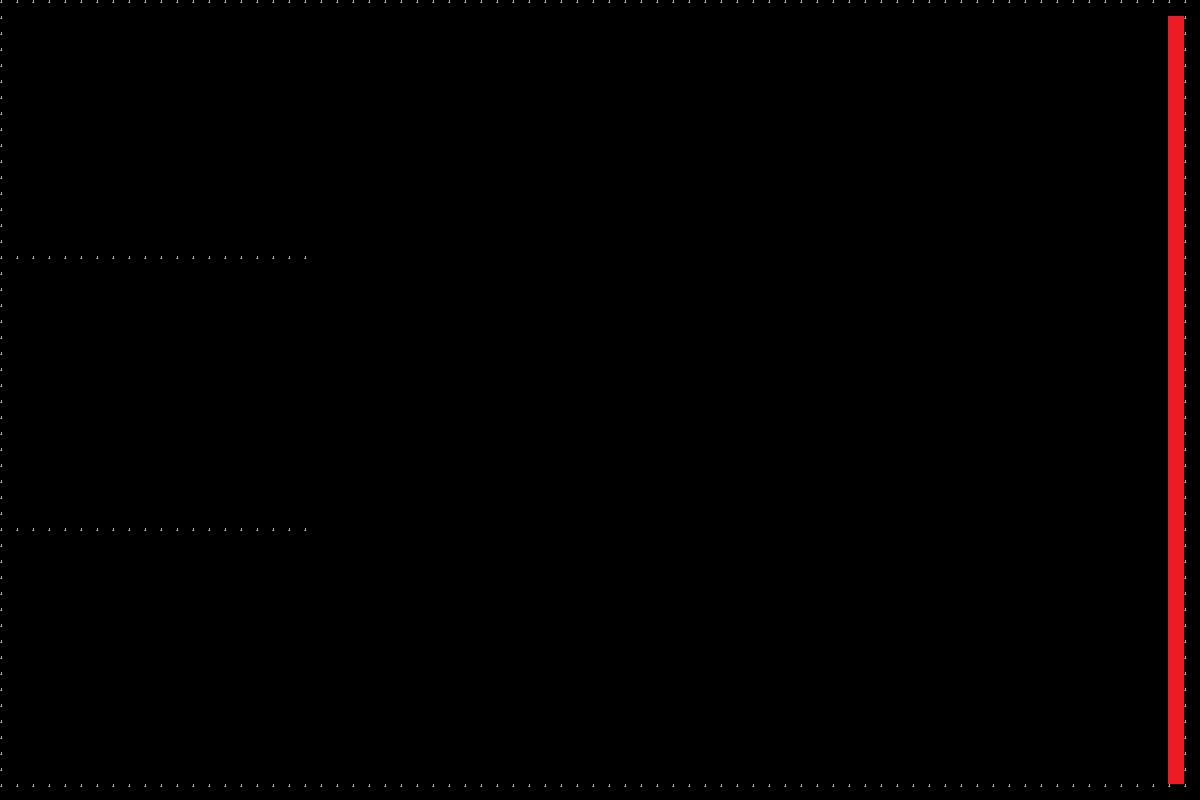

Rendered tile map (Tiled .tmx) drawn with the repository's tilesets; below, a short description and the full map source, tile grids included:
An orthogonal 75x50 tile map with 16x16 px tiles, 1 tile layer (Tile Layer 1).

<map version="1.10" tiledversion="1.12.2" orientation="orthogonal" renderorder="right-down" width="75" height="50" tilewidth="16" tileheight="16" infinite="0" nextlayerid="3" nextobjectid="2">
 <tileset firstgid="1" source="place_holder_tileset.tsx" />
 <layer id="1" name="Tile Layer 1" width="75" height="50">
  <data encoding="csv">
1,1,1,1,1,1,1,1,1,1,1,1,1,1,1,1,1,1,1,1,1,1,1,1,1,1,1,1,1,1,1,1,1,1,1,1,1,1,1,1,1,1,1,1,1,1,1,1,1,1,1,1,1,1,1,1,1,1,1,1,1,1,1,1,1,1,1,1,1,1,1,1,1,1,1,
1,0,0,0,0,0,0,0,0,0,0,0,0,0,0,0,0,0,0,0,0,0,0,0,0,0,0,0,0,0,0,0,0,0,0,0,0,0,0,0,0,0,0,0,0,0,0,0,0,0,0,0,0,0,0,0,0,0,0,0,0,0,0,0,0,0,0,0,0,0,0,0,0,7,1,
1,0,0,0,0,0,0,0,0,0,0,0,0,0,0,0,0,0,0,0,0,0,0,0,0,0,0,0,0,0,0,0,0,0,0,0,0,0,0,0,0,0,0,0,0,0,0,0,0,0,0,0,0,0,0,0,0,0,0,0,0,0,0,0,0,0,0,0,0,0,0,0,0,7,1,
1,0,0,0,0,0,0,0,0,0,0,0,0,0,0,0,0,0,0,0,0,0,0,0,0,0,0,0,0,0,0,0,0,0,0,0,0,0,0,0,0,0,0,0,0,0,0,0,0,0,0,0,0,0,0,0,0,0,0,0,0,0,0,0,0,0,0,0,0,0,0,0,0,7,1,
1,0,0,0,0,0,0,0,0,0,0,0,0,0,0,0,0,0,0,0,0,0,0,0,0,0,0,0,0,0,0,0,0,0,0,0,0,0,0,0,0,0,0,0,0,0,0,0,0,0,0,0,0,0,0,0,0,0,0,0,0,0,0,0,0,0,0,0,0,0,0,0,0,7,1,
1,0,0,0,0,0,0,0,0,0,0,0,0,0,0,0,0,0,0,0,0,0,0,0,0,0,0,0,0,0,0,0,0,0,0,0,0,0,0,0,0,0,0,0,0,0,0,0,0,0,0,0,0,0,0,0,0,0,0,0,0,0,0,0,0,0,0,0,0,0,0,0,0,7,1,
1,0,0,0,0,0,0,0,0,0,0,0,0,0,0,0,0,0,0,0,0,0,0,0,0,0,0,0,0,0,0,0,0,0,0,0,0,0,0,0,0,0,0,0,0,0,0,0,0,0,0,0,0,0,0,0,0,0,0,0,0,0,0,0,0,0,0,0,0,0,0,0,0,7,1,
1,0,0,0,0,0,0,0,0,0,0,0,0,0,0,0,0,0,0,0,0,0,0,0,0,0,0,0,0,0,0,0,0,0,0,0,0,0,0,0,0,0,0,0,0,0,0,0,0,0,0,0,0,0,0,0,0,0,0,0,0,0,0,0,0,0,0,0,0,0,0,0,0,7,1,
1,0,0,0,0,0,0,0,0,0,0,0,0,0,0,0,0,0,0,0,0,0,0,0,0,0,0,0,0,0,0,0,0,0,0,0,0,0,0,0,0,0,0,0,0,0,0,0,0,0,0,0,0,0,0,0,0,0,0,0,0,0,0,0,0,0,0,0,0,0,0,0,0,7,1,
1,0,0,0,0,0,0,0,0,0,0,0,0,0,0,0,0,0,0,0,0,0,0,0,0,0,0,0,0,0,0,0,0,0,0,0,0,0,0,0,0,0,0,0,0,0,0,0,0,0,0,0,0,0,0,0,0,0,0,0,0,0,0,0,0,0,0,0,0,0,0,0,0,7,1,
1,0,0,0,0,0,0,0,0,0,0,0,0,0,0,0,0,0,0,0,0,0,0,0,0,0,0,0,0,0,0,0,0,0,0,0,0,0,0,0,0,0,0,0,0,0,0,0,0,0,0,0,0,0,0,0,0,0,0,0,0,0,0,0,0,0,0,0,0,0,0,0,0,7,1,
1,0,0,0,0,0,0,0,0,0,0,0,0,0,0,0,0,0,0,0,0,0,0,0,0,0,0,0,0,0,0,0,0,0,0,0,0,0,0,0,0,0,0,0,0,0,0,0,0,0,0,0,0,0,0,0,0,0,0,0,0,0,0,0,0,0,0,0,0,0,0,0,0,7,1,
1,0,0,0,0,0,0,0,0,0,0,0,0,0,0,0,0,0,0,0,0,0,0,0,0,0,0,0,0,0,0,0,0,0,0,0,0,0,0,0,0,0,0,0,0,0,0,0,0,0,0,0,0,0,0,0,0,0,0,0,0,0,0,0,0,0,0,0,0,0,0,0,0,7,1,
1,0,0,0,0,0,0,0,0,0,0,0,0,0,0,0,0,0,0,0,0,0,0,0,0,0,0,0,0,0,0,0,0,0,0,0,0,0,0,0,0,0,0,0,0,0,0,0,0,0,0,0,0,0,0,0,0,0,0,0,0,0,0,0,0,0,0,0,0,0,0,0,0,7,1,
1,0,0,0,0,0,0,0,0,0,0,0,0,0,0,0,0,0,0,0,0,0,0,0,0,0,0,0,0,0,0,0,0,0,0,0,0,0,0,0,0,0,0,0,0,0,0,0,0,0,0,0,0,0,0,0,0,0,0,0,0,0,0,0,0,0,0,0,0,0,0,0,0,7,1,
1,0,0,0,0,0,0,0,0,0,0,0,0,0,0,0,0,0,0,0,0,0,0,0,0,0,0,0,0,0,0,0,0,0,0,0,0,0,0,0,0,0,0,0,0,0,0,0,0,0,0,0,0,0,0,0,0,0,0,0,0,0,0,0,0,0,0,0,0,0,0,0,0,7,1,
1,1,1,1,1,1,1,1,1,1,1,1,1,1,1,1,1,1,1,1,0,0,0,0,0,0,0,0,0,0,0,0,0,0,0,0,0,0,0,0,0,0,0,0,0,0,0,0,0,0,0,0,0,0,0,0,0,0,0,0,0,0,0,0,0,0,0,0,0,0,0,0,0,7,1,
1,0,0,0,0,0,0,0,0,0,0,0,0,0,0,0,0,0,0,0,0,0,0,0,0,0,0,0,0,0,0,0,0,0,0,0,0,0,0,0,0,0,0,0,0,0,0,0,0,0,0,0,0,0,0,0,0,0,0,0,0,0,0,0,0,0,0,0,0,0,0,0,0,7,1,
1,0,0,0,0,0,0,0,0,0,0,0,0,0,0,0,0,0,0,0,0,0,0,0,0,0,0,0,0,0,0,0,0,0,0,0,0,0,0,0,0,0,0,0,0,0,0,0,0,0,0,0,0,0,0,0,0,0,0,0,0,0,0,0,0,0,0,0,0,0,0,0,0,7,1,
1,0,0,0,0,0,0,0,0,0,0,0,0,0,0,0,0,0,0,0,0,0,0,0,0,0,0,0,0,0,0,0,0,0,0,0,0,0,0,0,0,0,0,0,0,0,0,0,0,0,0,0,0,0,0,0,0,0,0,0,0,0,0,0,0,0,0,0,0,0,0,0,0,7,1,
1,0,0,0,0,0,0,0,0,0,0,0,0,0,0,0,0,0,0,0,0,0,0,0,0,0,0,0,0,0,0,0,0,0,0,0,0,0,0,0,0,0,0,0,0,0,0,0,0,0,0,0,0,0,0,0,0,0,0,0,0,0,0,0,0,0,0,0,0,0,0,0,0,7,1,
1,0,0,0,0,0,0,0,0,0,0,0,0,0,0,0,0,0,0,0,0,0,0,0,0,0,0,0,0,0,0,0,0,0,0,0,0,0,0,0,0,0,0,0,0,0,0,0,0,0,0,0,0,0,0,0,0,0,0,0,0,0,0,0,0,0,0,0,0,0,0,0,0,7,1,
1,0,0,0,0,0,0,0,0,0,0,0,0,0,0,0,0,0,0,0,0,0,0,0,0,0,0,0,0,0,0,0,0,0,0,0,0,0,0,0,0,0,0,0,0,0,0,0,0,0,0,0,0,0,0,0,0,0,0,0,0,0,0,0,0,0,0,0,0,0,0,0,0,7,1,
1,0,0,0,0,0,0,0,0,0,0,0,0,0,0,0,0,0,0,0,0,0,0,0,0,0,0,0,0,0,0,0,0,0,0,0,0,0,0,0,0,0,0,0,0,0,0,0,0,0,0,0,0,0,0,0,0,0,0,0,0,0,0,0,0,0,0,0,0,0,0,0,0,7,1,
1,0,0,0,0,0,0,0,0,0,0,0,0,0,0,0,0,0,0,0,0,0,0,0,0,0,0,0,0,0,0,0,0,0,0,0,0,0,0,0,0,0,0,0,0,0,0,0,0,0,0,0,0,0,0,0,0,0,0,0,0,0,0,0,0,0,0,0,0,0,0,0,0,7,1,
1,0,0,0,0,0,0,0,0,0,0,0,0,0,0,0,0,0,0,0,0,0,0,0,0,0,0,0,0,0,0,0,0,0,0,0,0,0,0,0,0,0,0,0,0,0,0,0,0,0,0,0,0,0,0,0,0,0,0,0,0,0,0,0,0,0,0,0,0,0,0,0,0,7,1,
1,0,0,0,0,0,0,0,0,0,0,0,0,0,0,0,0,0,0,0,0,0,0,0,0,0,0,0,0,0,0,0,0,0,0,0,0,0,0,0,0,0,0,0,0,0,0,0,0,0,0,0,0,0,0,0,0,0,0,0,0,0,0,0,0,0,0,0,0,0,0,0,0,7,1,
1,0,0,0,0,0,0,0,0,0,0,0,0,0,0,0,0,0,0,0,0,0,0,0,0,0,0,0,0,0,0,0,0,0,0,0,0,0,0,0,0,0,0,0,0,0,0,0,0,0,0,0,0,0,0,0,0,0,0,0,0,0,0,0,0,0,0,0,0,0,0,0,0,7,1,
1,0,0,0,0,0,0,0,0,0,0,0,0,0,0,0,0,0,0,0,0,0,0,0,0,0,0,0,0,0,0,0,0,0,0,0,0,0,0,0,0,0,0,0,0,0,0,0,0,0,0,0,0,0,0,0,0,0,0,0,0,0,0,0,0,0,0,0,0,0,0,0,0,7,1,
1,0,0,0,0,0,0,0,0,0,0,0,0,0,0,0,0,0,0,0,0,0,0,0,0,0,0,0,0,0,0,0,0,0,0,0,0,0,0,0,0,0,0,0,0,0,0,0,0,0,0,0,0,0,0,0,0,0,0,0,0,0,0,0,0,0,0,0,0,0,0,0,0,7,1,
1,0,0,0,0,0,0,0,0,0,0,0,0,0,0,0,0,0,0,0,0,0,0,0,0,0,0,0,0,0,0,0,0,0,0,0,0,0,0,0,0,0,0,0,0,0,0,0,0,0,0,0,0,0,0,0,0,0,0,0,0,0,0,0,0,0,0,0,0,0,0,0,0,7,1,
1,0,0,0,0,0,0,0,0,0,0,0,0,0,0,0,0,0,0,0,0,0,0,0,0,0,0,0,0,0,0,0,0,0,0,0,0,0,0,0,0,0,0,0,0,0,0,0,0,0,0,0,0,0,0,0,0,0,0,0,0,0,0,0,0,0,0,0,0,0,0,0,0,7,1,
1,0,0,0,0,0,0,0,0,0,0,0,0,0,0,0,0,0,0,0,0,0,0,0,0,0,0,0,0,0,0,0,0,0,0,0,0,0,0,0,0,0,0,0,0,0,0,0,0,0,0,0,0,0,0,0,0,0,0,0,0,0,0,0,0,0,0,0,0,0,0,0,0,7,1,
1,1,1,1,1,1,1,1,1,1,1,1,1,1,1,1,1,1,1,1,0,0,0,0,0,0,0,0,0,0,0,0,0,0,0,0,0,0,0,0,0,0,0,0,0,0,0,0,0,0,0,0,0,0,0,0,0,0,0,0,0,0,0,0,0,0,0,0,0,0,0,0,0,7,1,
1,0,0,0,0,0,0,0,0,0,0,0,0,0,0,0,0,0,0,0,0,0,0,0,0,0,0,0,0,0,0,0,0,0,0,0,0,0,0,0,0,0,0,0,0,0,0,0,0,0,0,0,0,0,0,0,0,0,0,0,0,0,0,0,0,0,0,0,0,0,0,0,0,7,1,
1,0,0,0,0,0,0,0,0,0,0,0,0,0,0,0,0,0,0,0,0,0,0,0,0,0,0,0,0,0,0,0,0,0,0,0,0,0,0,0,0,0,0,0,0,0,0,0,0,0,0,0,0,0,0,0,0,0,0,0,0,0,0,0,0,0,0,0,0,0,0,0,0,7,1,
1,0,0,0,0,0,0,0,0,0,0,0,0,0,0,0,0,0,0,0,0,0,0,0,0,0,0,0,0,0,0,0,0,0,0,0,0,0,0,0,0,0,0,0,0,0,0,0,0,0,0,0,0,0,0,0,0,0,0,0,0,0,0,0,0,0,0,0,0,0,0,0,0,7,1,
1,0,0,0,0,0,0,0,0,0,0,0,0,0,0,0,0,0,0,0,0,0,0,0,0,0,0,0,0,0,0,0,0,0,0,0,0,0,0,0,0,0,0,0,0,0,0,0,0,0,0,0,0,0,0,0,0,0,0,0,0,0,0,0,0,0,0,0,0,0,0,0,0,7,1,
1,0,0,0,0,0,0,0,0,0,0,0,0,0,0,0,0,0,0,0,0,0,0,0,0,0,0,0,0,0,0,0,0,0,0,0,0,0,0,0,0,0,0,0,0,0,0,0,0,0,0,0,0,0,0,0,0,0,0,0,0,0,0,0,0,0,0,0,0,0,0,0,0,7,1,
1,0,0,0,0,0,0,0,0,0,0,0,0,0,0,0,0,0,0,0,0,0,0,0,0,0,0,0,0,0,0,0,0,0,0,0,0,0,0,0,0,0,0,0,0,0,0,0,0,0,0,0,0,0,0,0,0,0,0,0,0,0,0,0,0,0,0,0,0,0,0,0,0,7,1,
1,0,0,0,0,0,0,0,0,0,0,0,0,0,0,0,0,0,0,0,0,0,0,0,0,0,0,0,0,0,0,0,0,0,0,0,0,0,0,0,0,0,0,0,0,0,0,0,0,0,0,0,0,0,0,0,0,0,0,0,0,0,0,0,0,0,0,0,0,0,0,0,0,7,1,
1,0,0,0,0,0,0,0,0,0,0,0,0,0,0,0,0,0,0,0,0,0,0,0,0,0,0,0,0,0,0,0,0,0,0,0,0,0,0,0,0,0,0,0,0,0,0,0,0,0,0,0,0,0,0,0,0,0,0,0,0,0,0,0,0,0,0,0,0,0,0,0,0,7,1,
1,0,0,0,0,0,0,0,0,0,0,0,0,0,0,0,0,0,0,0,0,0,0,0,0,0,0,0,0,0,0,0,0,0,0,0,0,0,0,0,0,0,0,0,0,0,0,0,0,0,0,0,0,0,0,0,0,0,0,0,0,0,0,0,0,0,0,0,0,0,0,0,0,7,1,
1,0,0,0,0,0,0,0,0,0,0,0,0,0,0,0,0,0,0,0,0,0,0,0,0,0,0,0,0,0,0,0,0,0,0,0,0,0,0,0,0,0,0,0,0,0,0,0,0,0,0,0,0,0,0,0,0,0,0,0,0,0,0,0,0,0,0,0,0,0,0,0,0,7,1,
1,0,0,0,0,0,0,0,0,0,0,0,0,0,0,0,0,0,0,0,0,0,0,0,0,0,0,0,0,0,0,0,0,0,0,0,0,0,0,0,0,0,0,0,0,0,0,0,0,0,0,0,0,0,0,0,0,0,0,0,0,0,0,0,0,0,0,0,0,0,0,0,0,7,1,
1,0,0,0,0,0,0,0,0,0,0,0,0,0,0,0,0,0,0,0,0,0,0,0,0,0,0,0,0,0,0,0,0,0,0,0,0,0,0,0,0,0,0,0,0,0,0,0,0,0,0,0,0,0,0,0,0,0,0,0,0,0,0,0,0,0,0,0,0,0,0,0,0,7,1,
1,0,0,0,0,0,0,0,0,0,0,0,0,0,0,0,0,0,0,0,0,0,0,0,0,0,0,0,0,0,0,0,0,0,0,0,0,0,0,0,0,0,0,0,0,0,0,0,0,0,0,0,0,0,0,0,0,0,0,0,0,0,0,0,0,0,0,0,0,0,0,0,0,7,1,
1,0,0,0,0,0,0,0,0,0,0,0,0,0,0,0,0,0,0,0,0,0,0,0,0,0,0,0,0,0,0,0,0,0,0,0,0,0,0,0,0,0,0,0,0,0,0,0,0,0,0,0,0,0,0,0,0,0,0,0,0,0,0,0,0,0,0,0,0,0,0,0,0,7,1,
1,0,0,0,0,0,0,0,0,0,0,0,0,0,0,0,0,0,0,0,0,0,0,0,0,0,0,0,0,0,0,0,0,0,0,0,0,0,0,0,0,0,0,0,0,0,0,0,0,0,0,0,0,0,0,0,0,0,0,0,0,0,0,0,0,0,0,0,0,0,0,0,0,7,1,
1,1,1,1,1,1,1,1,1,1,1,1,1,1,1,1,1,1,1,1,1,1,1,1,1,1,1,1,1,1,1,1,1,1,1,1,1,1,1,1,1,1,1,1,1,1,1,1,1,1,1,1,1,1,1,1,1,1,1,1,1,1,1,1,1,1,1,1,1,1,1,1,1,1,1
</data>
 </layer>
 <objectgroup id="2" name="object_layer" />
</map>
